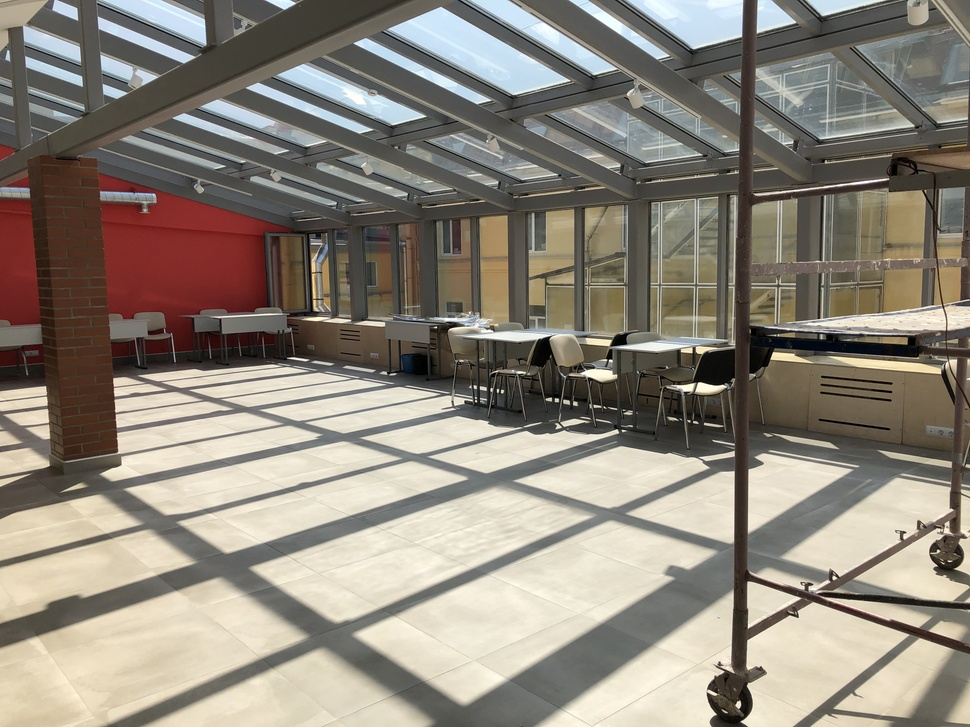
#> input picture project-m0009/task_1/simple.jpg, 970 x 727 px, shrunk from 4032 x 3024 before the run
$ python main.py   (older library calls are emulated)
#> lines starting #> are read from the running program, lines starting #| are printed output that depends on the picture; long printed decimals are rounded
from skimage import *
from skimage.io import imread, imshow, imsave
from skimage.util.shape import view_as_windows
import os
import numpy as np
import collections
import warnings

# FIRST TASK
class Lab1_first:
    def __init__(self, urlImage = 'simple.jpg'):
        # upload image from directory
#> called with urlImage = 'simple.jpg'
        self.image = io.imread(urlImage)
#> self.image is the input picture: shape (727, 970, 3); mean R, G, B 142.5, 135, 123.6
        self.lower_image = [self.dimming(self.make_grayscale(), 2**i) for i in range(3,8)]
#> in dimming (call 5), `image_temp = np.round(image/level) * level`:
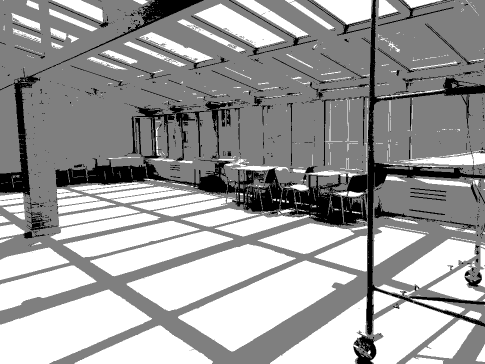
#> image_temp: shape (727, 970) float64 (shown at 1/2 size); min 0, max 256, mean 158.5; drawn with min black and max white
#> self.lower_image = 5 items

    def call(self):
        self.save_image('first_simple_gray.jpg', self.make_grayscale())
        self.save_image('first_simple_dimmig_8.jpg', self.lower_image[0])
        self.save_image('first_simple_dimmig_16.jpg', self.lower_image[1])
        self.save_image('first_simple_dimmig_32.jpg', self.lower_image[2])

    def save_image(self, name, image):
#> called with name = 'first_simple_gray.jpg'
        PATH = './lab_1_pic/'
#> PATH = './lab_1_pic/'

        if not os.path.isdir(PATH):
            os.makedirs(PATH)

        io.imsave(PATH + name, image)
        print('Save done')


    # must be private

    def make_grayscale(self):
        r_channel = self.image[:,:,0]

        return r_channel

    def dimming(self, image, level = 256):
        image_temp = np.round(image/level) * level
        image_temp = np.clip(image_temp, 0, 255).astype('uint8')

        return image_temp

# FIRST SECOND
class Lab1_second(Lab1_first):
    def __init__(self, urlImage = 'simple.jpg'):
        self.image = io.imread(urlImage)

        self.const_Y = np.array([.299, .587, .114])
        self.const_Cb = np.array([-.1687, -.3313, .5])
        self.const_Cr = np.array([.5, -.4187, -.0813])

        self.const_R = np.array([1,0, 1.402])
        self.const_G = np.array([1, -.34414, -.71414])
        self.const_B = np.array([1, 1.772, 0])


    def call(self):
        self.save_image('second_simple_yuv_1.jpg', self.from_rgb())
        self.save_image('second_simple_rgb.jpg', self.to_rgb())
        self.save_image('decimation_simple_yuv.jpg', self.do_decimation())
        self.save_image('decimation_simple_rgb.jpg', self.to_rgb('./lab_1_pic/decimation_simple_yuv.jpg'))

    # must be private

    def from_rgb(self):
        Y = self.image.dot(self.const_Y).T
        Cb = self.image.dot(self.const_Cb).T + 128
        Cr = self.image.dot(self.const_Cr).T + 128

        return np.uint8(np.array([Y,Cb,Cr]).T)
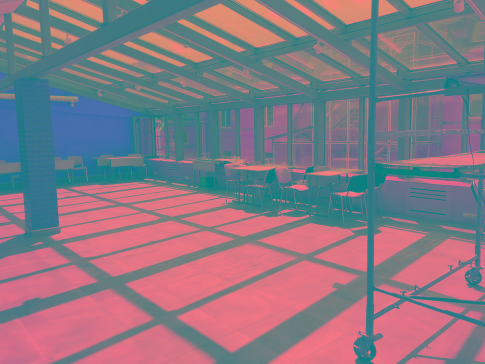
#> returned value: shape (727, 970, 3) (shown at 1/2 size); mean of channels 0, 1, 2 135.4, 120.5, 132.2; drawn as R, G, B

    def to_rgb(self, name = './lab_1_pic/second_simple_yuv_1.jpg' ):
#> called with name = './lab_1_pic/second_simple_yuv_1.jpg'
        image = io.imread(name)
        img = image.astype(np.float)

        img[:, :, 1] -= 128
        img[:, :, 2] -= 128
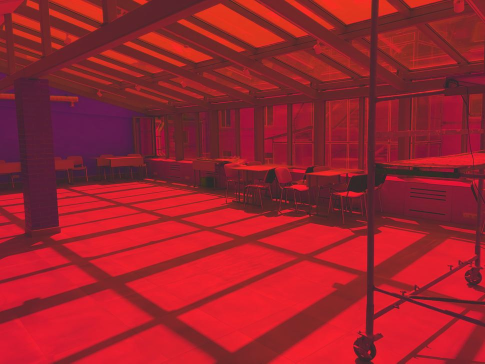
#> img: shape (727, 970, 3) float64 (shown at 1/2 size); mean R, G, B 135.4, -7.5, 4.2; drawn with min black and max white

        R = img.dot(self.const_R).T
        G = img.dot(self.const_G).T
        B = img.dot(self.const_B).T
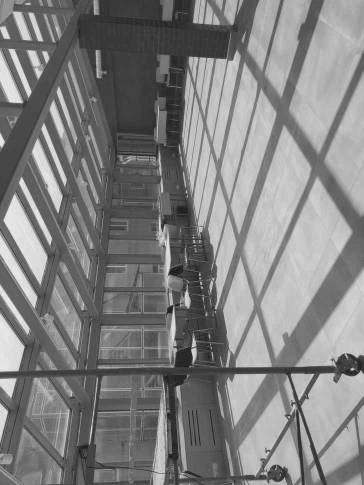
#> B: shape (970, 727) float64 (shown at 1/2 size); min -42.65, max 284, mean 122.1; drawn with min black and max white

        rgb = np.array([R,G,B]).T

        np.putmask(rgb, rgb > 255, 255)
        np.putmask(rgb, rgb < 0, 0)

        return np.uint8(rgb)


    def do_decimation(self):
        image = io.imread('./lab_1_pic/second_simple_yuv_1.jpg')
        self.decimation(image[:, :, 1])
        self.decimation(image[:, :, 2])

        return image

    def decimation(self, channel):
        for i in range(0, channel.shape[0], 2):
            for j in range(0, channel.shape[1], 2):
                channel[i][j+1] = channel[i][j]
            channel[i-1] = channel[i]
#> after the loop in decimation (call 2), `for i in range(0, channel.shape[0], 2):`:
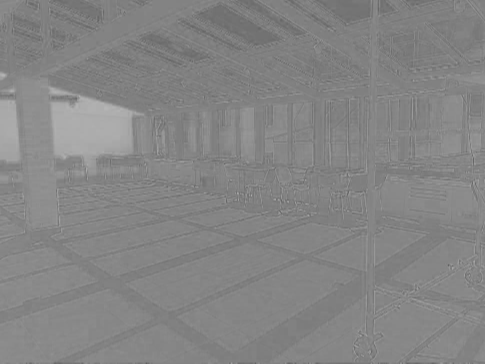
#> channel: shape (727, 970) (shown at 1/2 size); min 83, max 182, mean 132.3
#> call 2 of to_rgb, with name = './lab_1_pic/decimation_simple_yuv.jpg'
#> in to_rgb (call 2), `np.putmask(rgb, rgb < 0, 0)`:
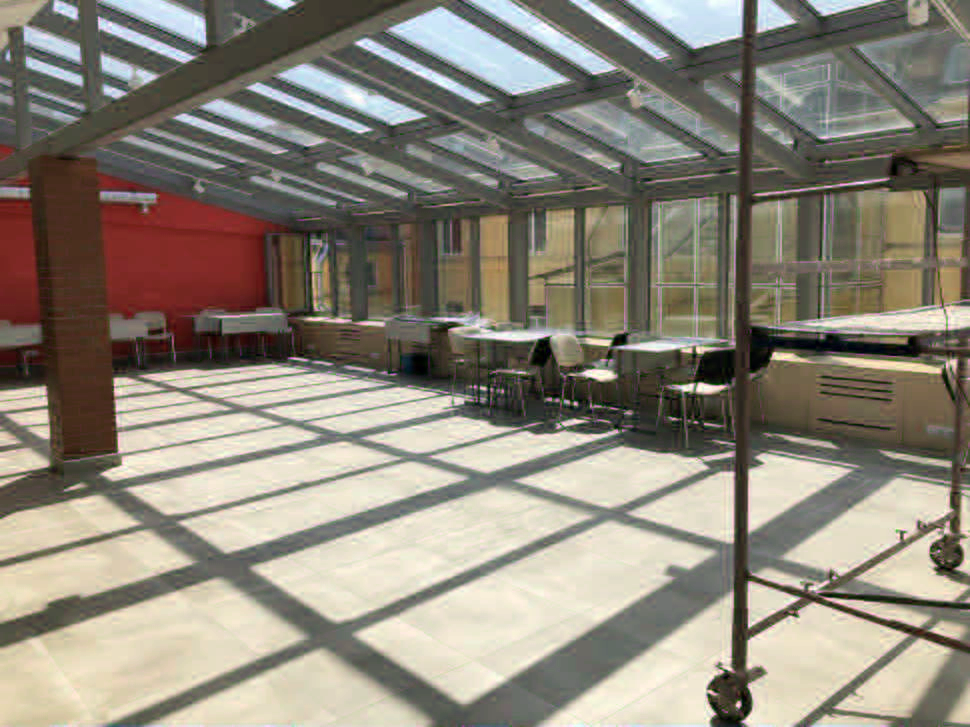
#> rgb: shape (727, 970, 3) float64; mean of channels 0, 1, 2 141.4, 135, 122.2; drawn as R, G, B

# THIRD TASK
class Lab1_third:
    def __init__(self):
        self.simple_image = io.imread('simple.jpg')
        self.yuv_image = io.imread('./lab_1_pic/second_simple_yuv_1.jpg')
        self.dec_image = io.imread('./lab_1_pic/decimation_simple_rgb.jpg')
        self.first_simple_gray = io.imread('./lab_1_pic/first_simple_gray.jpg')
        self.first_simple_dimmig_8 = io.imread('./lab_1_pic/first_simple_dimmig_8.jpg')
        self.first_simple_dimmig_16 = io.imread('./lab_1_pic/first_simple_dimmig_16.jpg')
        self.first_simple_dimmig_32 = io.imread('./lab_1_pic/first_simple_dimmig_32.jpg')

    def call(self):
        self.mse(self.simple_image, self.yuv_image)
        self.mse(self.simple_image, self.dec_image)

        self.mse(self.first_simple_gray, self.first_simple_dimmig_8)
        self.mse(self.first_simple_gray, self.first_simple_dimmig_16)
        self.mse(self.first_simple_gray, self.first_simple_dimmig_32)

        print('entropy')
        print(self.entropy(self.simple_image))
        print(self.entropy(self.first_simple_gray))
        print(self.entropy(self.first_simple_dimmig_8))

    def mse(self, image1, image2):
        print(((image1-image2)**2).mean())
#| 97.562
#| 44.887
#| 9.230
#| 25.542
#| 67.847

    def entropy(self, img):
        warnings.simplefilter("error", RuntimeWarning)
        c = collections.Counter(list(img.reshape(-1)))
#> c = 256 items
        counts = np.array(list(c.values()))
#> counts = 256 values, max 21044 at index 93, min 616 at index 255, mean 8263.9
        probas = counts / np.sum(counts)
#> probas = 256 values, max 0.00995 at index 93, min 0.000291 at index 255, mean 0.00391
        try:
            return -np.sum(np.log2(probas) * probas)
        except RuntimeWarning as e:
            return 'Impossible to calculate entropy'

if __name__ == '__main__':
    lab_one = Lab1_first().call()
    lab_one = Lab1_second().call()
    lab_one = Lab1_third().call()
#| 7.731
#| 7.528
#| 7.460

$ run again, with project-m0009/task_1/IMG_7711.jpg copied over project-m0009/task_1/simple.jpg
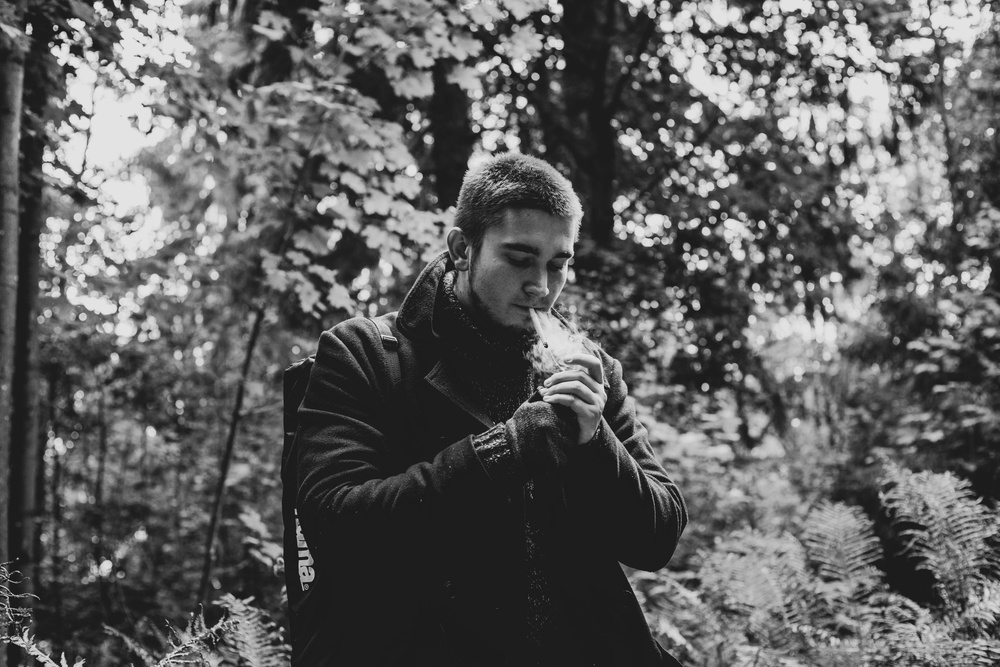
#> input picture project-m0009/task_1/IMG_7711.jpg, 1000 x 667 px, shrunk from 6240 x 4160 before the run
#> in __init__, self.image is the input picture: shape (667, 1000, 3); min 3, max 238, mean 95.3
#> in dimming (call 5), `image_temp = np.round(image/level) * level`:
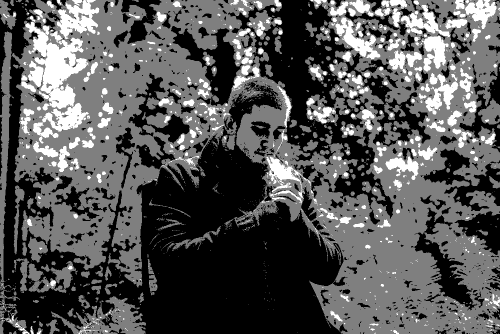
#> image_temp: shape (667, 1000) float64 (shown at 1/2 size); min 0, max 256, mean 87.2; drawn with min black and max white
#> self.lower_image = 5 items
#> PATH = './lab_1_pic/'
#> Cb: shape (1000, 667) float64; every value is 128
#> in to_rgb, `rgb = np.array([R,G,B]).T`:
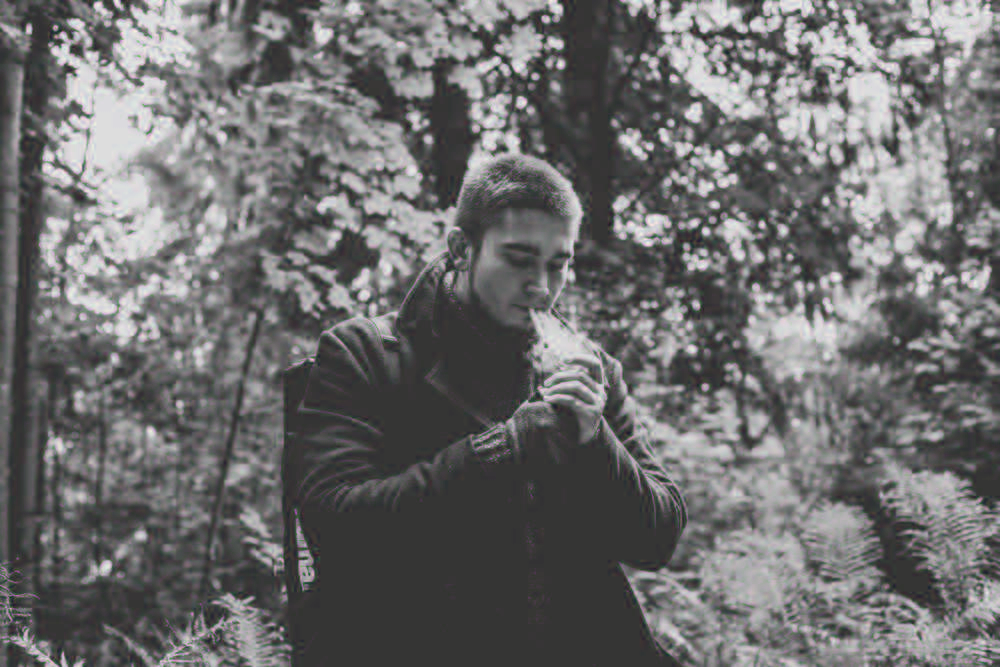
#> rgb: shape (667, 1000, 3) float64; mean of channels 0, 1, 2 94.9, 94.8, 95; drawn with min black and max white
#| 86.171
#| 47.744
#| 10.531
#| 22.184
#| 50.001
#> c = 230 items
#> counts = 230 values, max 207264 at index 7, min 3 at index 220, mean 8700
#> probas = 230 values, max 0.104 at index 7, min 1.5e-06 at index 220, mean 0.00435
#| 7.153
#| 7.213
#| 7.090

$ run again, with project-m0009/task_1/IMG_7715.jpg copied over project-m0009/task_1/simple.jpg
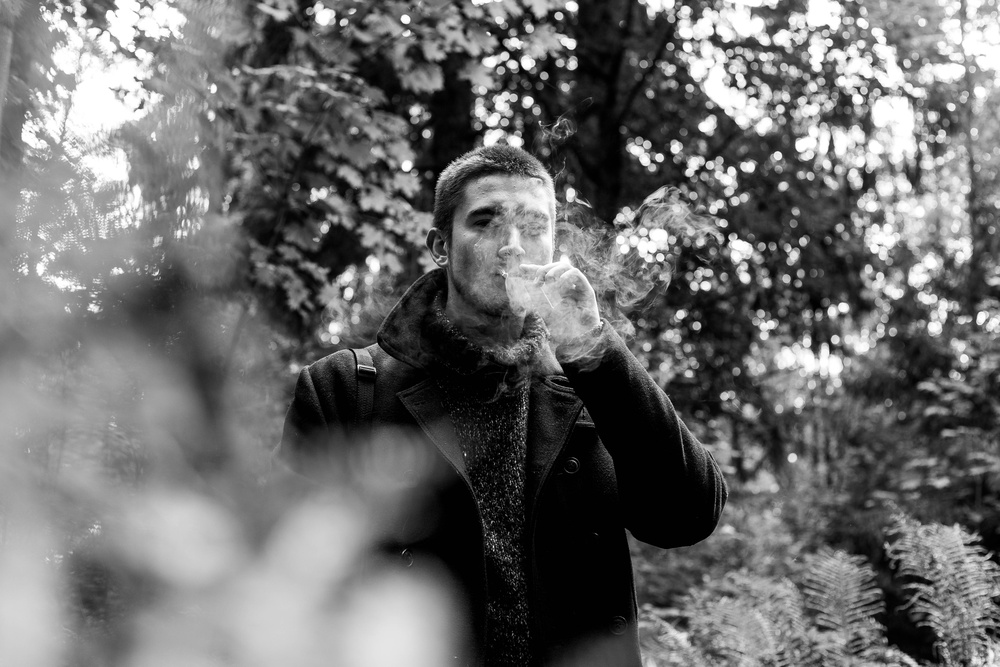
#> input picture project-m0009/task_1/IMG_7715.jpg, 1000 x 667 px, shrunk from 5923 x 3949 before the run
#> in __init__, self.image is the input picture: shape (667, 1000, 3); min 0, max 255, mean 108.7
#> in dimming (call 5), `image_temp = np.round(image/level) * level`:
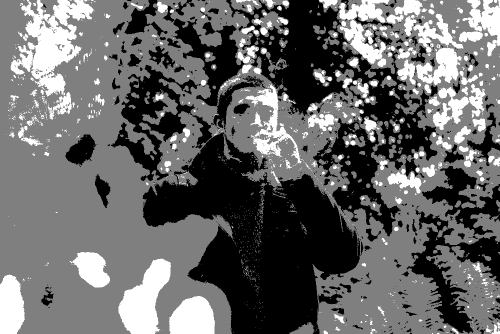
#> image_temp: shape (667, 1000) float64 (shown at 1/2 size); min 0, max 256, mean 104.2; drawn with min black and max white
#> self.lower_image = 5 items
#> PATH = './lab_1_pic/'
#> Cb: shape (1000, 667) float64; every value is 128
#> in to_rgb, `np.putmask(rgb, rgb > 255, 255)`:
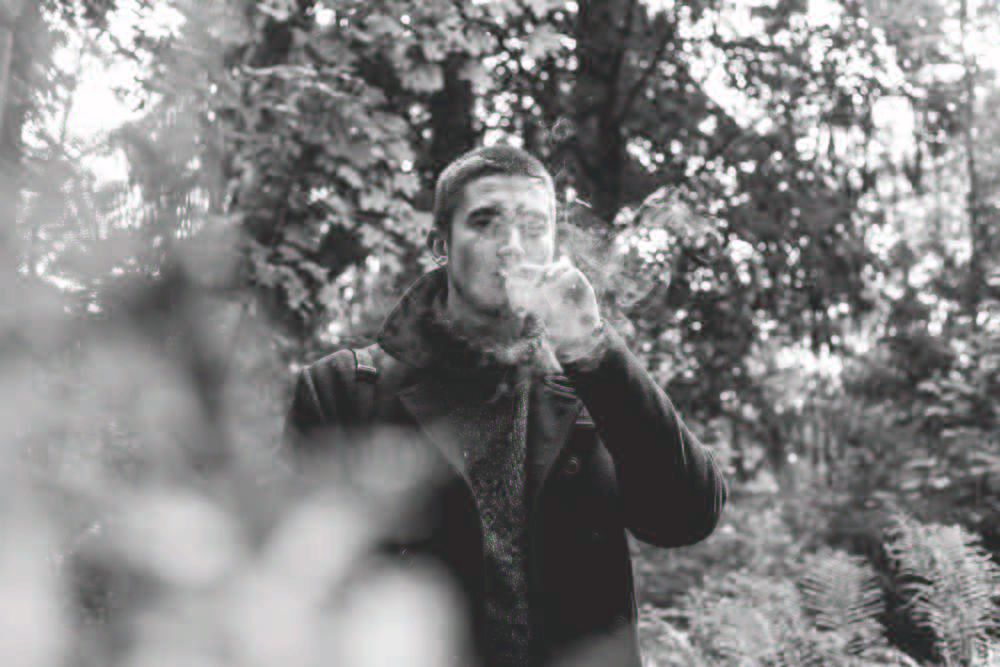
#> rgb: shape (667, 1000, 3) float64; mean of channels 0, 1, 2 108.2, 107.9, 108.4; drawn with min black and max white
#| 76.866
#| 39.603
#| 8.920
#| 22.831
#| 57.714
#> c = 256 items
#> counts = 256 values, max 93942 at index 255, min 2070 at index 51, mean 7816.4
#> probas = 256 values, max 0.0469 at index 255, min 0.00103 at index 51, mean 0.00391
#| 7.783
#| 7.790
#| 7.704
